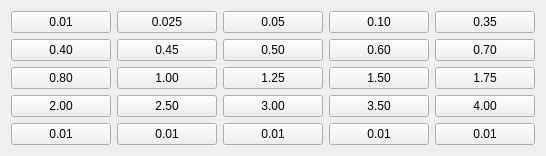
        <widget class="QWidget" name="move_angle">
         <attribute name="title">
          <string>∠</string>
         </attribute>
         <layout class="QVBoxLayout" name="verticalLayout_40">
          <item>
           <layout class="QGridLayout" name="value_grid_02" rowstretch="1,1,1,1,1" columnstretch="1,1,1,1,1" columnminimumwidth="100,100,100,100,100">
            <property name="sizeConstraint">
             <enum>QLayout::SetDefaultConstraint</enum>
            </property>
            <item row="0" column="1">
             <widget class="QPushButton" name="value_2_01">
              <property name="sizePolicy">
               <sizepolicy hsizetype="Preferred" vsizetype="Expanding">
                <horstretch>0</horstretch>
                <verstretch>0</verstretch>
               </sizepolicy>
              </property>
              <property name="text">
               <string>0.025</string>
              </property>
              <property name="checkable">
               <bool>true</bool>
              </property>
             </widget>
            </item>
            <item row="4" column="0">
             <widget class="QPushButton" name="value_2_20">
              <property name="sizePolicy">
               <sizepolicy hsizetype="Preferred" vsizetype="Expanding">
                <horstretch>0</horstretch>
                <verstretch>0</verstretch>
               </sizepolicy>
              </property>
              <property name="text">
               <string>0.01</string>
              </property>
              <property name="checkable">
               <bool>true</bool>
              </property>
             </widget>
            </item>
            <item row="0" column="0">
             <widget class="QPushButton" name="value_2_00">
              <property name="sizePolicy">
               <sizepolicy hsizetype="Preferred" vsizetype="Expanding">
                <horstretch>0</horstretch>
                <verstretch>0</verstretch>
               </sizepolicy>
              </property>
              <property name="text">
               <string>0.01</string>
              </property>
              <property name="checkable">
               <bool>true</bool>
              </property>
             </widget>
            </item>
            <item row="1" column="0">
             <widget class="QPushButton" name="value_2_05">
              <property name="sizePolicy">
               <sizepolicy hsizetype="Preferred" vsizetype="Expanding">
                <horstretch>0</horstretch>
                <verstretch>0</verstretch>
               </sizepolicy>
              </property>
              <property name="text">
               <string>0.40</string>
              </property>
              <property name="checkable">
               <bool>true</bool>
              </property>
             </widget>
            </item>
            <item row="2" column="0">
             <widget class="QPushButton" name="value_2_10">
              <property name="sizePolicy">
               <sizepolicy hsizetype="Preferred" vsizetype="Expanding">
                <horstretch>0</horstretch>
                <verstretch>0</verstretch>
               </sizepolicy>
              </property>
              <property name="text">
               <string>0.80</string>
              </property>
              <property name="checkable">
               <bool>true</bool>
              </property>
             </widget>
            </item>
            <item row="0" column="2">
             <widget class="QPushButton" name="value_2_02">
              <property name="sizePolicy">
               <sizepolicy hsizetype="Preferred" vsizetype="Expanding">
                <horstretch>0</horstretch>
                <verstretch>0</verstretch>
               </sizepolicy>
              </property>
              <property name="text">
               <string>0.05</string>
              </property>
              <property name="checkable">
               <bool>true</bool>
              </property>
             </widget>
            </item>
            <item row="3" column="0">
             <widget class="QPushButton" name="value_2_15">
              <property name="sizePolicy">
               <sizepolicy hsizetype="Preferred" vsizetype="Expanding">
                <horstretch>0</horstretch>
                <verstretch>0</verstretch>
               </sizepolicy>
              </property>
              <property name="text">
               <string>2.00</string>
              </property>
              <property name="checkable">
               <bool>true</bool>
              </property>
             </widget>
            </item>
            <item row="0" column="3">
             <widget class="QPushButton" name="value_2_03">
              <property name="sizePolicy">
               <sizepolicy hsizetype="Preferred" vsizetype="Expanding">
                <horstretch>0</horstretch>
                <verstretch>0</verstretch>
               </sizepolicy>
              </property>
              <property name="text">
               <string>0.10</string>
              </property>
              <property name="checkable">
               <bool>true</bool>
              </property>
             </widget>
            </item>
            <item row="0" column="4">
             <widget class="QPushButton" name="value_2_04">
              <property name="sizePolicy">
               <sizepolicy hsizetype="Preferred" vsizetype="Expanding">
                <horstretch>0</horstretch>
                <verstretch>0</verstretch>
               </sizepolicy>
              </property>
              <property name="text">
               <string>0.35</string>
              </property>
              <property name="checkable">
               <bool>true</bool>
              </property>
             </widget>
            </item>
            <item row="1" column="1">
             <widget class="QPushButton" name="value_2_06">
              <property name="sizePolicy">
               <sizepolicy hsizetype="Preferred" vsizetype="Expanding">
                <horstretch>0</horstretch>
                <verstretch>0</verstretch>
               </sizepolicy>
              </property>
              <property name="text">
               <string>0.45</string>
              </property>
              <property name="checkable">
               <bool>true</bool>
              </property>
             </widget>
            </item>
            <item row="1" column="2">
             <widget class="QPushButton" name="value_2_07">
              <property name="sizePolicy">
               <sizepolicy hsizetype="Preferred" vsizetype="Expanding">
                <horstretch>0</horstretch>
                <verstretch>0</verstretch>
               </sizepolicy>
              </property>
              <property name="text">
               <string>0.50</string>
              </property>
              <property name="checkable">
               <bool>true</bool>
              </property>
             </widget>
            </item>
            <item row="1" column="3">
             <widget class="QPushButton" name="value_2_08">
              <property name="sizePolicy">
               <sizepolicy hsizetype="Preferred" vsizetype="Expanding">
                <horstretch>0</horstretch>
                <verstretch>0</verstretch>
               </sizepolicy>
              </property>
              <property name="text">
               <string>0.60</string>
              </property>
              <property name="checkable">
               <bool>true</bool>
              </property>
             </widget>
            </item>
            <item row="1" column="4">
             <widget class="QPushButton" name="value_2_09">
              <property name="sizePolicy">
               <sizepolicy hsizetype="Preferred" vsizetype="Expanding">
                <horstretch>0</horstretch>
                <verstretch>0</verstretch>
               </sizepolicy>
              </property>
              <property name="text">
               <string>0.70</string>
              </property>
              <property name="checkable">
               <bool>true</bool>
              </property>
             </widget>
            </item>
            <item row="2" column="1">
             <widget class="QPushButton" name="value_2_11">
              <property name="sizePolicy">
               <sizepolicy hsizetype="Preferred" vsizetype="Expanding">
                <horstretch>0</horstretch>
                <verstretch>0</verstretch>
               </sizepolicy>
              </property>
              <property name="text">
               <string>1.00</string>
              </property>
              <property name="checkable">
               <bool>true</bool>
              </property>
             </widget>
            </item>
            <item row="2" column="2">
             <widget class="QPushButton" name="value_2_12">
              <property name="sizePolicy">
               <sizepolicy hsizetype="Preferred" vsizetype="Expanding">
                <horstretch>0</horstretch>
                <verstretch>0</verstretch>
               </sizepolicy>
              </property>
              <property name="text">
               <string>1.25</string>
              </property>
              <property name="checkable">
               <bool>true</bool>
              </property>
             </widget>
            </item>
            <item row="2" column="3">
             <widget class="QPushButton" name="value_2_13">
              <property name="sizePolicy">
               <sizepolicy hsizetype="Preferred" vsizetype="Expanding">
                <horstretch>0</horstretch>
                <verstretch>0</verstretch>
               </sizepolicy>
              </property>
              <property name="text">
               <string>1.50</string>
              </property>
              <property name="checkable">
               <bool>true</bool>
              </property>
             </widget>
            </item>
            <item row="2" column="4">
             <widget class="QPushButton" name="value_2_14">
              <property name="sizePolicy">
               <sizepolicy hsizetype="Preferred" vsizetype="Expanding">
                <horstretch>0</horstretch>
                <verstretch>0</verstretch>
               </sizepolicy>
              </property>
              <property name="text">
               <string>1.75</string>
              </property>
              <property name="checkable">
               <bool>true</bool>
              </property>
             </widget>
            </item>
            <item row="3" column="1">
             <widget class="QPushButton" name="value_2_16">
              <property name="sizePolicy">
               <sizepolicy hsizetype="Preferred" vsizetype="Expanding">
                <horstretch>0</horstretch>
                <verstretch>0</verstretch>
               </sizepolicy>
              </property>
              <property name="text">
               <string>2.50</string>
              </property>
              <property name="checkable">
               <bool>true</bool>
              </property>
             </widget>
            </item>
            <item row="3" column="2">
             <widget class="QPushButton" name="value_2_17">
              <property name="sizePolicy">
               <sizepolicy hsizetype="Preferred" vsizetype="Expanding">
                <horstretch>0</horstretch>
                <verstretch>0</verstretch>
               </sizepolicy>
              </property>
              <property name="text">
               <string>3.00</string>
              </property>
              <property name="checkable">
               <bool>true</bool>
              </property>
             </widget>
            </item>
            <item row="3" column="3">
             <widget class="QPushButton" name="value_2_18">
              <property name="sizePolicy">
               <sizepolicy hsizetype="Preferred" vsizetype="Expanding">
                <horstretch>0</horstretch>
                <verstretch>0</verstretch>
               </sizepolicy>
              </property>
              <property name="text">
               <string>3.50</string>
              </property>
              <property name="checkable">
               <bool>true</bool>
              </property>
             </widget>
            </item>
            <item row="3" column="4">
             <widget class="QPushButton" name="value_2_19">
              <property name="sizePolicy">
               <sizepolicy hsizetype="Preferred" vsizetype="Expanding">
                <horstretch>0</horstretch>
                <verstretch>0</verstretch>
               </sizepolicy>
              </property>
              <property name="text">
               <string>4.00</string>
              </property>
              <property name="checkable">
               <bool>true</bool>
              </property>
             </widget>
            </item>
            <item row="4" column="1">
             <widget class="QPushButton" name="value_2_21">
              <property name="sizePolicy">
               <sizepolicy hsizetype="Preferred" vsizetype="Expanding">
                <horstretch>0</horstretch>
                <verstretch>0</verstretch>
               </sizepolicy>
              </property>
              <property name="text">
               <string>0.01</string>
              </property>
              <property name="checkable">
               <bool>true</bool>
              </property>
             </widget>
            </item>
            <item row="4" column="2">
             <widget class="QPushButton" name="value_2_22">
              <property name="sizePolicy">
               <sizepolicy hsizetype="Preferred" vsizetype="Expanding">
                <horstretch>0</horstretch>
                <verstretch>0</verstretch>
               </sizepolicy>
              </property>
              <property name="text">
               <string>0.01</string>
              </property>
              <property name="checkable">
               <bool>true</bool>
              </property>
             </widget>
            </item>
            <item row="4" column="3">
             <widget class="QPushButton" name="value_2_23">
              <property name="sizePolicy">
               <sizepolicy hsizetype="Preferred" vsizetype="Expanding">
                <horstretch>0</horstretch>
                <verstretch>0</verstretch>
               </sizepolicy>
              </property>
              <property name="text">
               <string>0.01</string>
              </property>
              <property name="checkable">
               <bool>true</bool>
              </property>
             </widget>
            </item>
            <item row="4" column="4">
             <widget class="QPushButton" name="value_2_24">
              <property name="sizePolicy">
               <sizepolicy hsizetype="Preferred" vsizetype="Expanding">
                <horstretch>0</horstretch>
                <verstretch>0</verstretch>
               </sizepolicy>
              </property>
              <property name="text">
               <string>0.01</string>
              </property>
              <property name="checkable">
               <bool>true</bool>
              </property>
             </widget>
            </item>
           </layout>
          </item>
         </layout>
        </widget>
